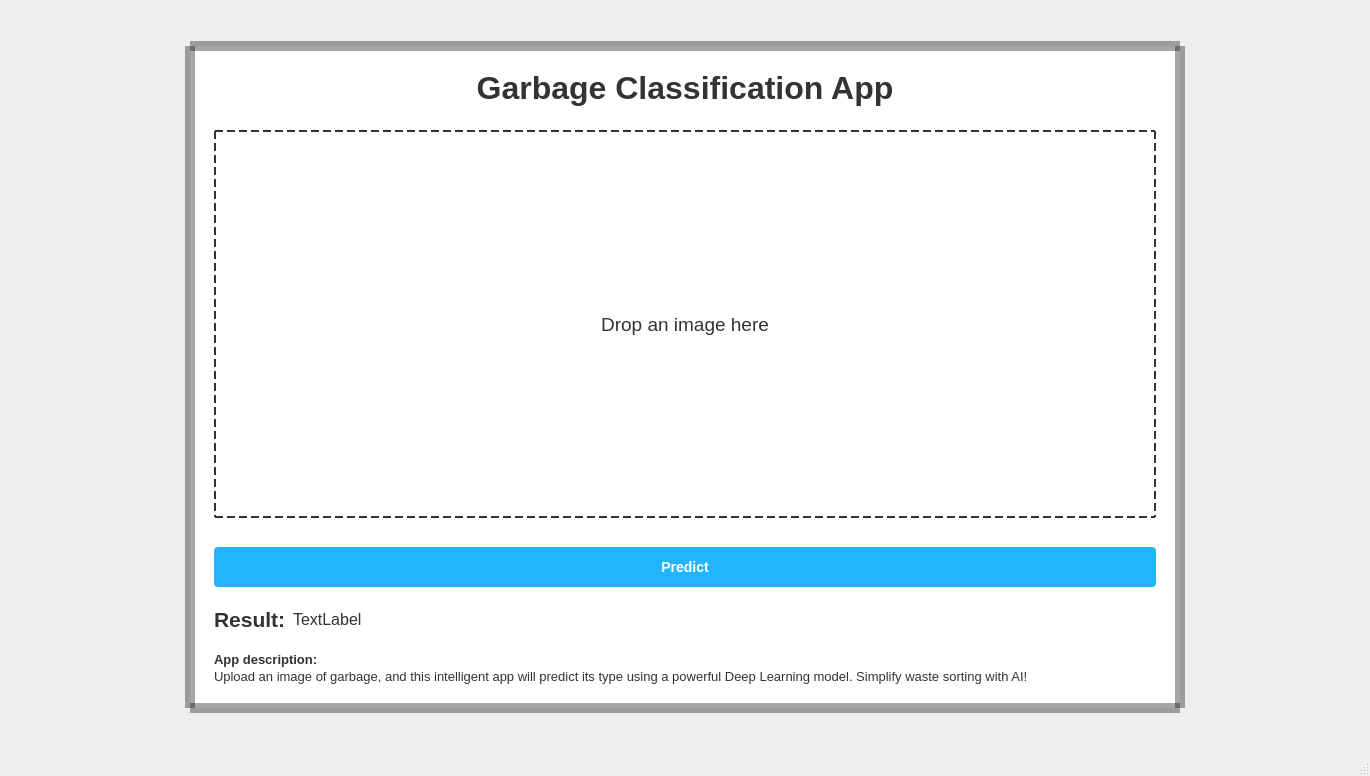
<?xml version="1.0" encoding="UTF-8"?>
<ui version="4.0">
 <class>MainWindow</class>
 <widget class="QMainWindow" name="MainWindow">
  <property name="windowModality">
   <enum>Qt::NonModal</enum>
  </property>
  <property name="geometry">
   <rect>
    <x>0</x>
    <y>0</y>
    <width>1370</width>
    <height>776</height>
   </rect>
  </property>
  <property name="sizePolicy">
   <sizepolicy hsizetype="Expanding" vsizetype="Expanding">
    <horstretch>0</horstretch>
    <verstretch>0</verstretch>
   </sizepolicy>
  </property>
  <property name="minimumSize">
   <size>
    <width>1200</width>
    <height>700</height>
   </size>
  </property>
  <property name="font">
   <font>
    <pointsize>12</pointsize>
    <weight>50</weight>
    <bold>false</bold>
   </font>
  </property>
  <property name="windowTitle">
   <string>MainWindow</string>
  </property>
  <property name="styleSheet">
   <string notr="true">QMainWindow {
	border-image: url(assets/img/background.png);
}


/* Set background for widget */
#widget {
    background-color: #fff;
    border-radius: 5px;
	border: 10px solid rgba(0, 0, 0, 0.35);
}

/* Set text color for QLabel */
QLabel {
    color: #333;
}

#lbl_title, #lbl_result, #lbl_app_description {
	font-weight: bold
}

QPushButton {
	padding: 10px;
 	border-radius: 4px;
  	border: 2px solid #24b4fb;
 	background-color: #24b4fb;
	color: #fff;
	margin-top: 10px;
    font-weight: bold;
    font-size: 14px;
}

QPushButton:hover {
   	background-color: #0071e2;
}

#lbl_image {
	margin-top: 4px;
	border: 2px dashed #333;
	margin-bottom: 8px;
}
</string>
  </property>
  <widget class="QWidget" name="centralwidget">
   <layout class="QGridLayout" name="gridLayout">
    <item row="1" column="1">
     <widget class="QWidget" name="widget" native="true">
      <property name="enabled">
       <bool>true</bool>
      </property>
      <property name="minimumSize">
       <size>
        <width>1000</width>
        <height>600</height>
       </size>
      </property>
      <layout class="QHBoxLayout" name="horizontalLayout">
       <item>
        <spacer name="horizontalSpacer">
         <property name="orientation">
          <enum>Qt::Horizontal</enum>
         </property>
         <property name="sizeType">
          <enum>QSizePolicy::Fixed</enum>
         </property>
         <property name="sizeHint" stdset="0">
          <size>
           <width>20</width>
           <height>20</height>
          </size>
         </property>
        </spacer>
       </item>
       <item>
        <layout class="QVBoxLayout" name="verticalLayout_3">
         <property name="spacing">
          <number>20</number>
         </property>
         <item>
          <spacer name="verticalSpacer_3">
           <property name="orientation">
            <enum>Qt::Vertical</enum>
           </property>
           <property name="sizeType">
            <enum>QSizePolicy::Fixed</enum>
           </property>
           <property name="sizeHint" stdset="0">
            <size>
             <width>20</width>
             <height>20</height>
            </size>
           </property>
          </spacer>
         </item>
         <item>
          <widget class="QLabel" name="lbl_title">
           <property name="enabled">
            <bool>true</bool>
           </property>
           <property name="font">
            <font>
             <family>Segoe UI</family>
             <pointsize>24</pointsize>
             <weight>75</weight>
             <bold>true</bold>
            </font>
           </property>
           <property name="frameShadow">
            <enum>QFrame::Plain</enum>
           </property>
           <property name="text">
            <string>Garbage Classification App</string>
           </property>
           <property name="textFormat">
            <enum>Qt::PlainText</enum>
           </property>
           <property name="alignment">
            <set>Qt::AlignCenter</set>
           </property>
          </widget>
         </item>
         <item>
          <layout class="QVBoxLayout" name="verticalLayout">
           <property name="spacing">
            <number>3</number>
           </property>
           <item>
            <widget class="QLabel" name="lbl_image">
             <property name="minimumSize">
              <size>
               <width>400</width>
               <height>400</height>
              </size>
             </property>
             <property name="font">
              <font>
               <pointsize>14</pointsize>
               <weight>50</weight>
               <bold>false</bold>
              </font>
             </property>
             <property name="mouseTracking">
              <bool>false</bool>
             </property>
             <property name="text">
              <string>Drop an image here</string>
             </property>
             <property name="alignment">
              <set>Qt::AlignCenter</set>
             </property>
            </widget>
           </item>
          </layout>
         </item>
         <item>
          <widget class="QPushButton" name="btn_predict">
           <property name="font">
            <font>
             <pointsize>-1</pointsize>
             <weight>75</weight>
             <bold>true</bold>
            </font>
           </property>
           <property name="text">
            <string>Predict</string>
           </property>
          </widget>
         </item>
         <item>
          <layout class="QHBoxLayout" name="horizontalLayout_2">
           <property name="spacing">
            <number>2</number>
           </property>
           <item>
            <widget class="QLabel" name="lbl_result">
             <property name="font">
              <font>
               <pointsize>16</pointsize>
               <weight>75</weight>
               <bold>true</bold>
              </font>
             </property>
             <property name="text">
              <string>Result: </string>
             </property>
            </widget>
           </item>
           <item>
            <widget class="QLabel" name="lbl_predict">
             <property name="enabled">
              <bool>true</bool>
             </property>
             <property name="font">
              <font>
               <pointsize>12</pointsize>
              </font>
             </property>
             <property name="text">
              <string>TextLabel</string>
             </property>
             <property name="scaledContents">
              <bool>false</bool>
             </property>
             <property name="wordWrap">
              <bool>false</bool>
             </property>
             <property name="openExternalLinks">
              <bool>false</bool>
             </property>
            </widget>
           </item>
           <item>
            <spacer name="horizontalSpacer_5">
             <property name="orientation">
              <enum>Qt::Horizontal</enum>
             </property>
             <property name="sizeHint" stdset="0">
              <size>
               <width>40</width>
               <height>20</height>
              </size>
             </property>
            </spacer>
           </item>
          </layout>
         </item>
         <item>
          <layout class="QVBoxLayout" name="verticalLayout_4">
           <property name="spacing">
            <number>2</number>
           </property>
           <item>
            <widget class="QLabel" name="lbl_app_description">
             <property name="font">
              <font>
               <pointsize>10</pointsize>
               <weight>75</weight>
               <bold>true</bold>
              </font>
             </property>
             <property name="text">
              <string>App description:</string>
             </property>
            </widget>
           </item>
           <item>
            <widget class="QLabel" name="label_2">
             <property name="font">
              <font>
               <pointsize>10</pointsize>
              </font>
             </property>
             <property name="text">
              <string>Upload an image of garbage, and this intelligent app will predict its type using a powerful Deep Learning model. Simplify waste sorting with AI!</string>
             </property>
            </widget>
           </item>
          </layout>
         </item>
         <item>
          <spacer name="verticalSpacer_4">
           <property name="orientation">
            <enum>Qt::Vertical</enum>
           </property>
           <property name="sizeType">
            <enum>QSizePolicy::Fixed</enum>
           </property>
           <property name="sizeHint" stdset="0">
            <size>
             <width>20</width>
             <height>20</height>
            </size>
           </property>
          </spacer>
         </item>
        </layout>
       </item>
       <item>
        <spacer name="horizontalSpacer_4">
         <property name="orientation">
          <enum>Qt::Horizontal</enum>
         </property>
         <property name="sizeType">
          <enum>QSizePolicy::Fixed</enum>
         </property>
         <property name="sizeHint" stdset="0">
          <size>
           <width>20</width>
           <height>20</height>
          </size>
         </property>
        </spacer>
       </item>
      </layout>
     </widget>
    </item>
    <item row="2" column="1">
     <spacer name="verticalSpacer_2">
      <property name="orientation">
       <enum>Qt::Vertical</enum>
      </property>
      <property name="sizeHint" stdset="0">
       <size>
        <width>20</width>
        <height>40</height>
       </size>
      </property>
     </spacer>
    </item>
    <item row="0" column="1">
     <spacer name="verticalSpacer">
      <property name="orientation">
       <enum>Qt::Vertical</enum>
      </property>
      <property name="sizeHint" stdset="0">
       <size>
        <width>20</width>
        <height>40</height>
       </size>
      </property>
     </spacer>
    </item>
    <item row="1" column="2">
     <spacer name="horizontalSpacer_2">
      <property name="orientation">
       <enum>Qt::Horizontal</enum>
      </property>
      <property name="sizeHint" stdset="0">
       <size>
        <width>40</width>
        <height>20</height>
       </size>
      </property>
     </spacer>
    </item>
    <item row="1" column="0">
     <spacer name="horizontalSpacer_3">
      <property name="orientation">
       <enum>Qt::Horizontal</enum>
      </property>
      <property name="sizeHint" stdset="0">
       <size>
        <width>40</width>
        <height>20</height>
       </size>
      </property>
     </spacer>
    </item>
   </layout>
  </widget>
  <widget class="QStatusBar" name="statusbar"/>
 </widget>
 <resources/>
 <connections/>
</ui>
